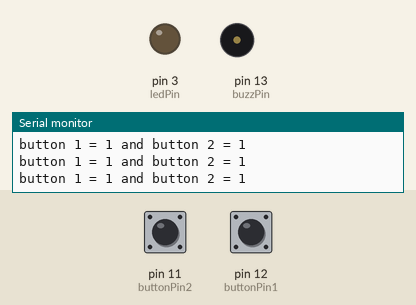
Recording of a sketch running on a simulated Arduino Uno, built with avr-gcc and run on an emulated ATmega328P. Parts: output pins drawn as LEDs (lit = HIGH), buzzer (waves = sounding, pin HIGH), the last lines printed to the serial monitor. The inputs (shaded band) are chosen by the test bench; at power-on: pin 11 (buttonPin2) HIGH, pin 12 (buttonPin1) HIGH.

Above: at 1.3 s.
1.4 s: pin 11 (buttonPin2) pulled LOW for 1 s
At 2.1 s:
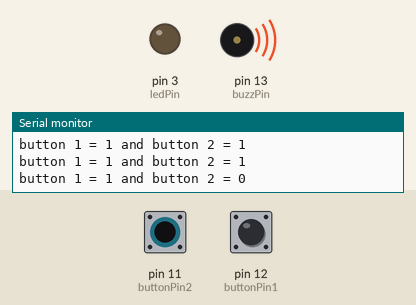
4.5 s: pin 12 (buttonPin1) pulled LOW for 3.2 s
At 9.0 s:
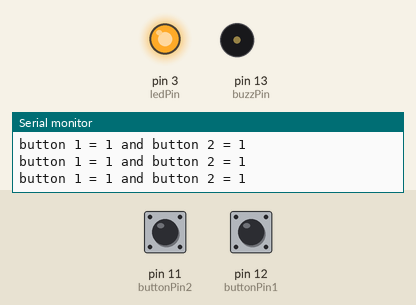
9.2 s: pin 11 (buttonPin2) pulled LOW for 3.2 s
At 12.9 s:
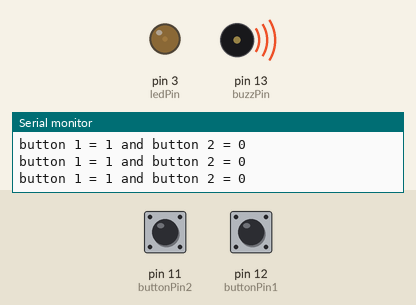
14.0 s: pin 12 (buttonPin1) pulled LOW for 0.3 s
At 14.9 s:
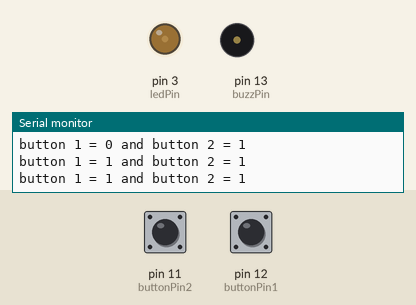
16.0 s: pin 12 (buttonPin1) pulled LOW for 1 s
At 18.2 s:
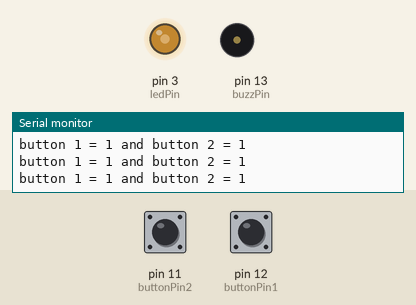
Timing chart, 0 to 19.5 s (numbered marks = the images above; inputs shaded):
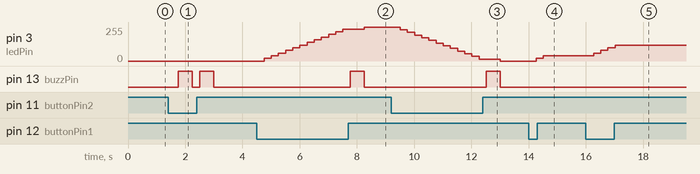

Measured:
- after the input at 1.4 s, pin 13 (buzzPin): alternates HIGH for 0.50 s and LOW for 0.25 s, 4 changes in all, then stays LOW, starting after 0.35 s
- after the input at 4.5 s, pin 3 (ledPin): moves from 0/255 to 255/255 over 3.5 s, starting after 0.26 s; pin 13 (buzzPin): LOW → HIGH after 3.3 s, → LOW 0.50 s later
- after the input at 9.2 s, pin 3 (ledPin): moves from 255/255 to 0/255 over 3.5 s, starting after 0.31 s; pin 13 (buzzPin): LOW → HIGH after 3.3 s, → LOW 0.50 s later
- after the input at 14.0 s, pin 3 (ledPin): 0/255 → 20/255 after 0.27 s, → 40/255 0.25 s later
- after the input at 16.0 s, pin 3 (ledPin): 40/255 → 60/255 after 0.27 s, → 80/255 0.25 s later, → 100/255 0.25 s later, → 120/255 0.25 s later

The sketch:

push_button_and_dimmable_led.ino
```cpp
int buttonPin1 = 12;
int buttonPin2 = 11;
int ledPin =3;
int buttonVal1;
int buttonVal2;
int buzzPin = 13;
int dt = 250;
int dtb = 500;
int ledBright = 0;
void setup() {
  // put your setup code here, to run once:
pinMode(buttonPin1,INPUT);
pinMode(buttonPin2,INPUT);
pinMode(ledPin, OUTPUT);
pinMode(buzzPin,OUTPUT);
Serial.begin(9600);
}

void loop() {
  // put your main code here, to run repeatedly:
buttonVal1 = digitalRead(buttonPin1);
buttonVal2 = digitalRead(buttonPin2);
Serial.print("button 1 = ");
Serial.print(buttonVal1);
Serial.print(" and ");
Serial.print("button 2 = ");
Serial.println(buttonVal2);
delay(dt);
if(buttonVal1 == 0){
  ledBright = ledBright + 20;
}
if(buttonVal2 == 0){
  ledBright = ledBright - 20;
}

if(ledBright > 255){
  ledBright = 255;
  digitalWrite(buzzPin,HIGH);
  delay(dtb);
  digitalWrite(buzzPin,LOW);
}


if(ledBright < 0){
  ledBright = 0;
  digitalWrite(buzzPin,HIGH);
  delay(dtb);
  digitalWrite(buzzPin,LOW);
}

analogWrite(ledPin,ledBright);
}
```
